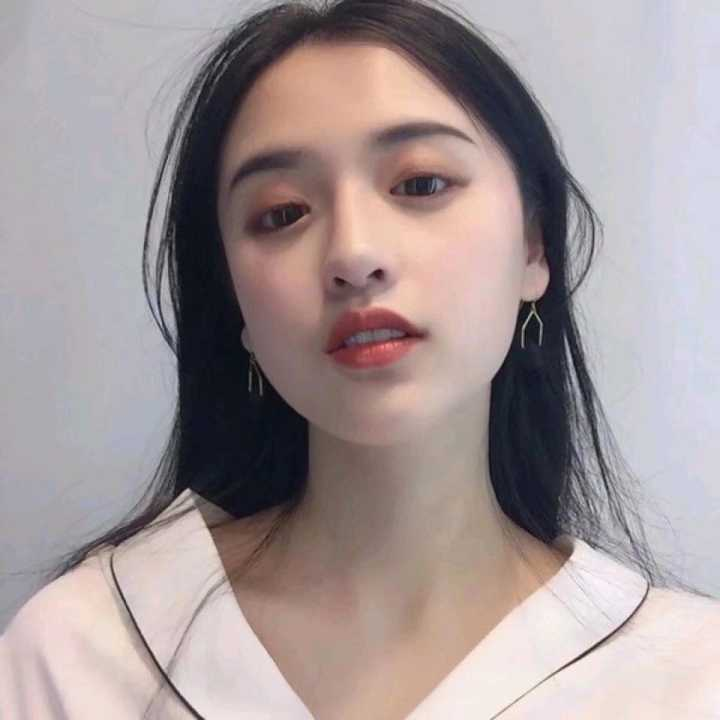
#> input picture 1.jpg, 720 x 720 px
$ python adaboost.py
#> lines starting #> are read from the running program, lines starting #| are printed output that depends on the picture; after the words box and inside, x2 and y2 are one past the last pixel; in counts of white or black regions, pixels touching at a corner belong together
# coding: utf-8
# Team : Quality Management Center
# Author：RuiqingY
# Date ：2021/5/13 17:18
# Tool ：PyCharm


import os
import cv2

img = cv2.imread("1.jpg")
#> img is the input picture: shape (720, 720, 3); mean B, G, R 152.6, 151.5, 163.9

gray = cv2.cvtColor(img,cv2.COLOR_BGR2GRAY)
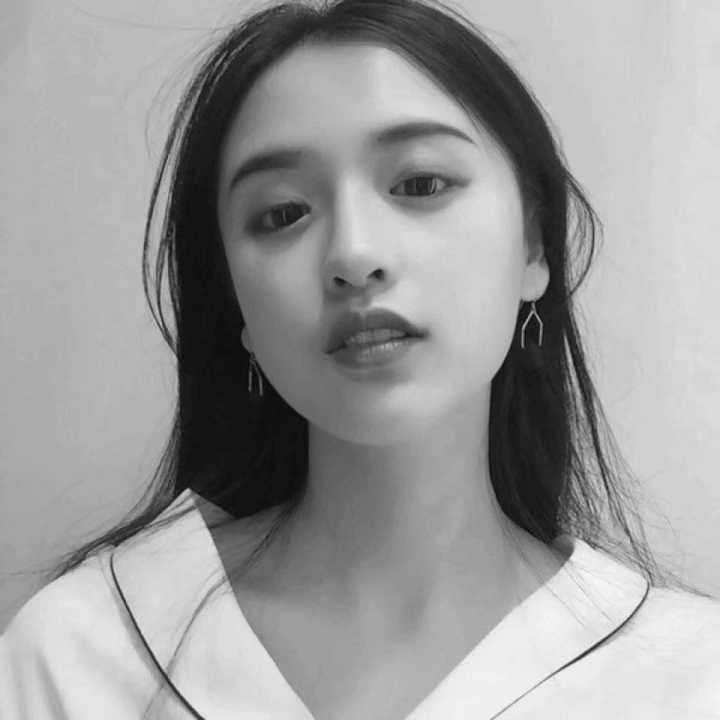
#> gray: shape (720, 720); min 4, max 253, mean 155.4

face_cascade = cv2.CascadeClassifier("haarcascade_frontalface_alt2.xml")
face_cascade.load("haarcascade_frontalface_alt2.xml")

faces = face_cascade.detectMultiScale(gray, 1.3, 5)
#> faces = [[166, 46, 389, 389]]

for(x, y, w, h) in faces:
    img = cv2.rectangle(img, (x, y), (x+w, y+h), (255, 0, 0),2)
    # imshow 和 waitkey 一起使用！
    cv2.imshow("img",img)
    cv2.waitKey()
#> this loop made 1 pass
#> pass 1, `img = cv2.rectangle(img, (x, y), (x+w, y+h), (255, 0, 0),2)`:
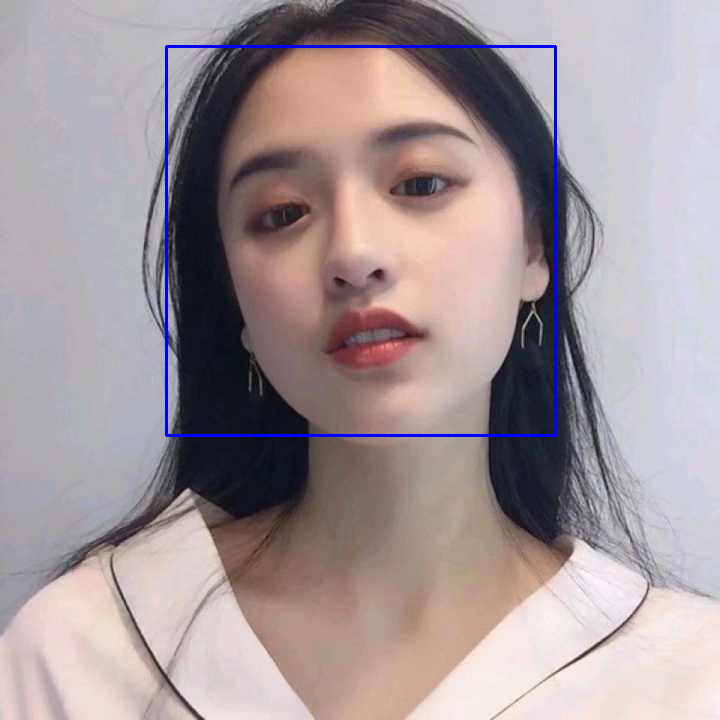
#> img: shape (720, 720, 3); 0.9% of pixels changed, all inside (x1, y1, x2, y2) = (165, 45, 557, 437)
